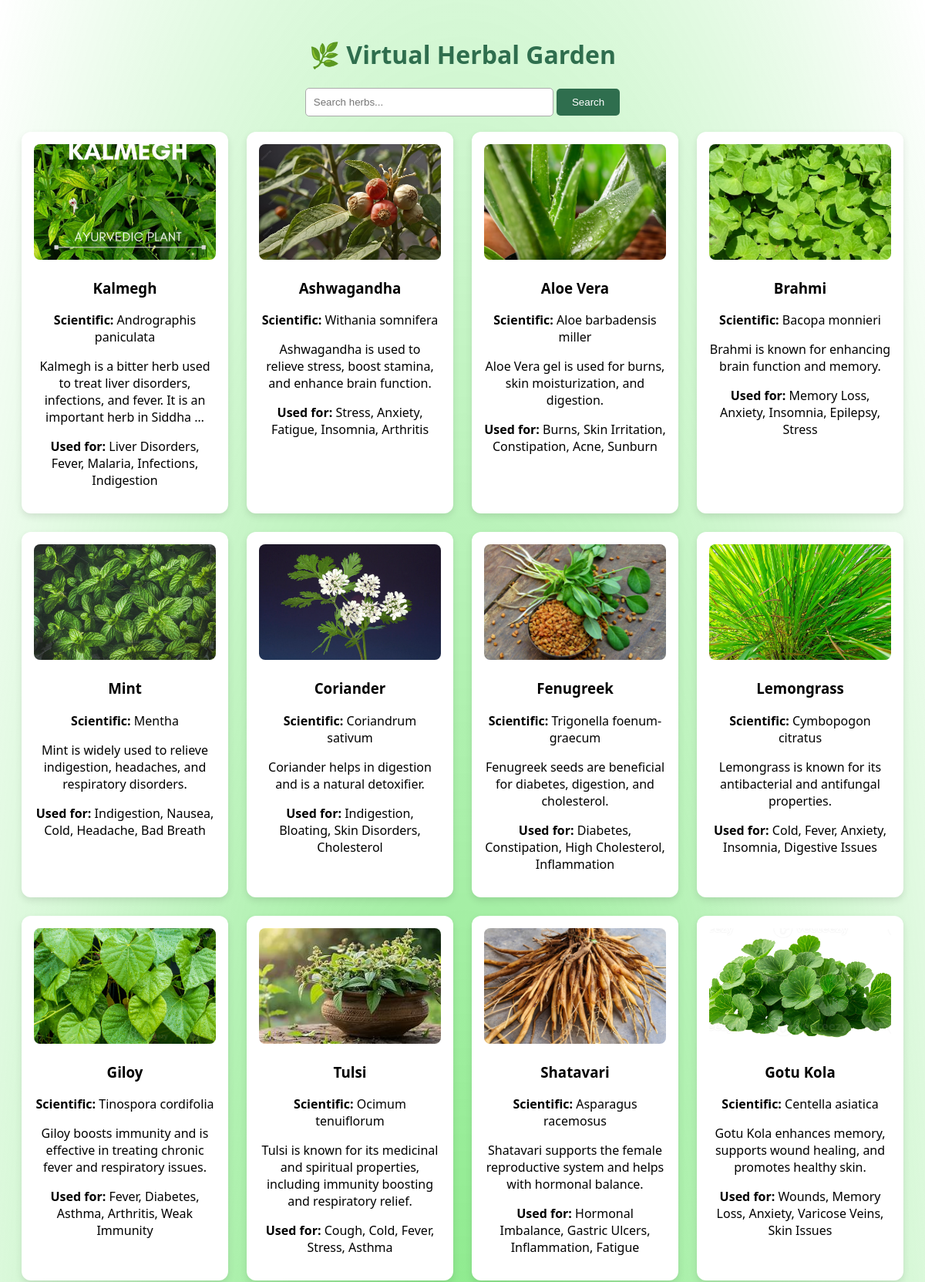
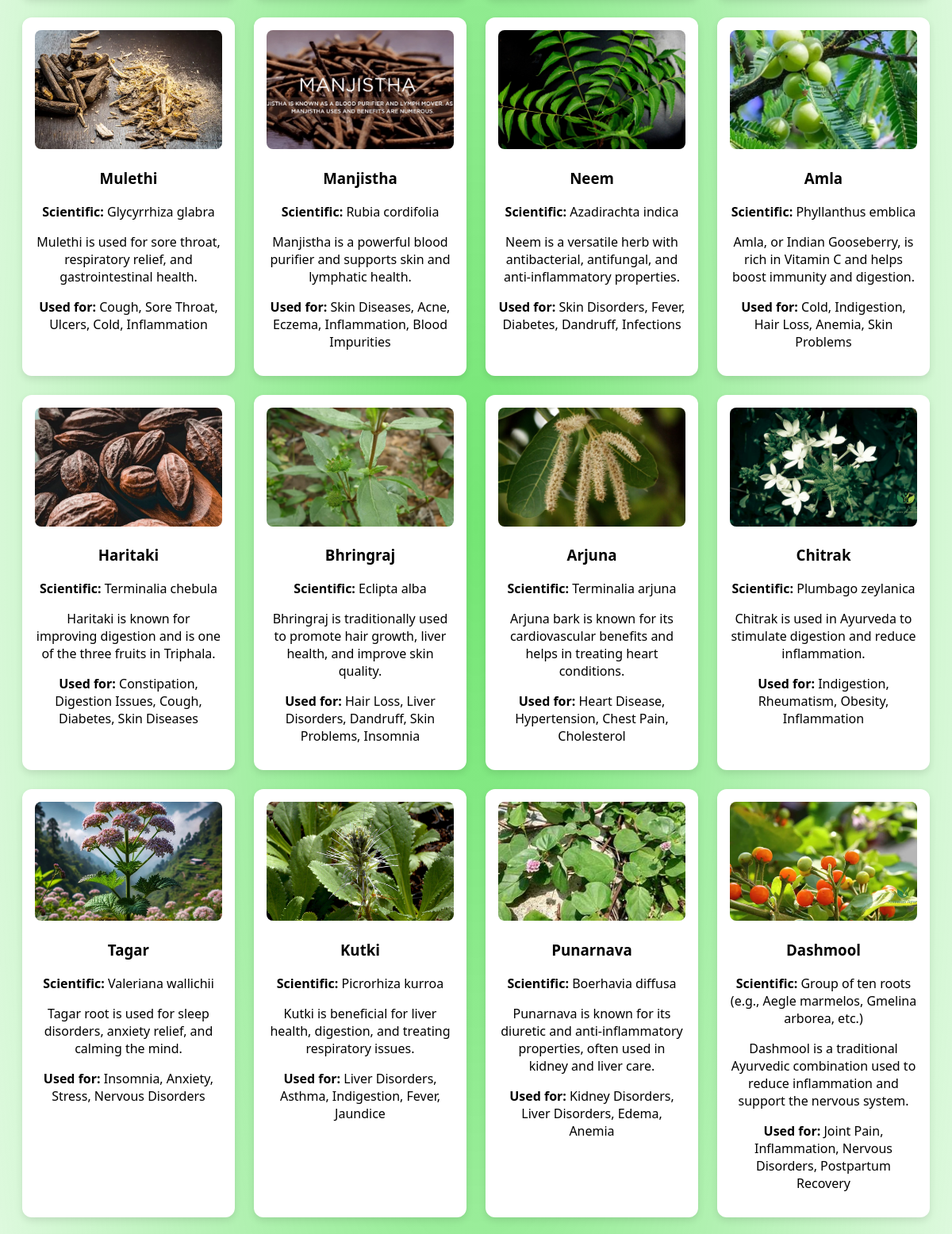
The page / (upper part) on the database its author committed (2 pictures, top to bottom).
### herbal_app/models.py (models this page shows, shortened)
class Herb(models.Model):
    name = models.CharField(max_length=100)
    scientific_name = models.CharField(max_length=150)
    description = models.TextField()
    ailments = models.TextField(help_text="Comma-separated ailments")
    growth_conditions = models.TextField()
    image = models.ImageField(upload_to='herbs/')

### herbal_app/views.py (the view)
# urls.py: path('', views.home, name='home'),
def home(request):
    query = request.GET.get('search')
    if query:
        herbs = Herb.objects.filter(name__icontains=query)
    else:
        herbs = Herb.objects.all()
    return render(request, 'herbal_app/home.html', {'herbs': herbs})

### herbal_app/templates/herbal_app/home.html (shortened to what this page needs)
{% load static %}
<!DOCTYPE html>
<html>
<head>
    <link rel="stylesheet" href="{% static 'herbal_app/css/style.css' %}">
      <link rel="stylesheet" href="https://unpkg.com/aos@next/dist/aos.css" />
      <link rel="stylesheet" href="https://cdnjs.cloudflare.com/ajax/libs/font-awesome/6.4.0/css/all.min.css">
</head>
<body>
    <h1>🌿 Virtual Herbal Garden</h1>
    <form method="get">
        <input type="text" name="search" placeholder="Search herbs...">
        <button type="submit">Search</button>
    </form>
    <div class="herb-grid" style="--quantity: 37">
        {% for herb in herbs %}
        <div  data-aos="zoom-in-up" data-aos-duration="2000" class="herb-card" style="--position: herb">
            <img src="{{ herb.image.url }}" alt="{{ herb.name }}">
            <h3>{{ herb.name }}</h3>
            <p><strong>Scientific:</strong> {{ herb.scientific_name }}</p>
            <p>{{ herb.description|truncatewords:20 }}</p>
            <p><strong>Used for:</strong> {{ herb.ailments }}</p>
        </div>
        {% endfor %}
    </div>
</body>
</html>

### herbal_app/static/herbal_app/css/style.css (style rules this page uses)
body { font-family: 'Segoe UI', sans-serif; background: radial-gradient(#10d41094, transparent); padding: 20px; }
h1 { text-align: center; color: #2f6e4e; }
form { text-align: center; margin-bottom: 20px; }
input[type="text"] { padding: 10px; width: 300px; border-radius: 5px; border: 1px solid #aaa; }
button { padding: 10px 20px; background-color: #2f6e4e; color: white; border: none; border-radius: 5px; }
.herb-grid { display: grid; grid-template-columns: repeat(auto-fill, minmax(250px, 1fr)); gap: 1.5rem; transform-style: preserve-3d; transform: perspective(1000px); }
.herb-card { background: #fff; border-radius: 12px; padding: 1rem; box-shadow: 0 4px 10px rgba(0, 0, 0, 0.1); text-align: center; inset: 0 0 0 0; transform: rotateY(calc( (var(--position) - 1) * (360 / var(--quantity)) * 1deg)) translate(550px); }
.herb-card img { width: 100%; height: 150px; object-fit: cover; border-radius: 8px; }

### rows shown on the page
Herb: image (picture), name "Kalmegh", scientific_name "Andrographis paniculata", description "Kalmegh is a bitter herb used to treat liver disorders, infections, and fever. It is an important herb in Siddha …", ailments "Liver Disorders, Fever, Malaria, Infections, Indigestion"
Herb: image (picture), name "Ashwagandha", scientific_name "Withania somnifera", description "Ashwagandha is used to relieve stress, boost stamina, and enhance brain function.", ailments "Stress, Anxiety, Fatigue, Insomnia, Arthritis"
Herb: image (picture), name "Aloe Vera", scientific_name "Aloe barbadensis miller", description "Aloe Vera gel is used for burns, skin moisturization, and digestion.", ailments "Burns, Skin Irritation, Constipation, Acne, Sunburn"
Herb: image (picture), name "Brahmi", scientific_name "Bacopa monnieri", description "Brahmi is known for enhancing brain function and memory.", ailments "Memory Loss, Anxiety, Insomnia, Epilepsy, Stress"
Herb: image (picture), name "Mint", scientific_name "Mentha", description "Mint is widely used to relieve indigestion, headaches, and respiratory disorders.", ailments "Indigestion, Nausea, Cold, Headache, Bad Breath"
Herb: image (picture), name "Coriander", scientific_name "Coriandrum sativum", description "Coriander helps in digestion and is a natural detoxifier.", ailments "Indigestion, Bloating, Skin Disorders, Cholesterol"
Herb: image (picture), name "Fenugreek", scientific_name "Trigonella foenum-graecum", description "Fenugreek seeds are beneficial for diabetes, digestion, and cholesterol.", ailments "Diabetes, Constipation, High Cholesterol, Inflammation"
Herb: image (picture), name "Lemongrass", scientific_name "Cymbopogon citratus", description "Lemongrass is known for its antibacterial and antifungal properties.", ailments "Cold, Fever, Anxiety, Insomnia, Digestive Issues"
Herb: image (picture), name "Giloy", scientific_name "Tinospora cordifolia", description "Giloy boosts immunity and is effective in treating chronic fever and respiratory issues.", ailments "Fever, Diabetes, Asthma, Arthritis, Weak Immunity"
Herb: image (picture), name "Tulsi", scientific_name "Ocimum tenuiflorum", description "Tulsi is known for its medicinal and spiritual properties, including immunity boosting and respiratory relief.", ailments "Cough, Cold, Fever, Stress, Asthma"
Herb: image (picture), name "Shatavari", scientific_name "Asparagus racemosus", description "Shatavari supports the female reproductive system and helps with hormonal balance.", ailments "Hormonal Imbalance, Gastric Ulcers, Inflammation, Fatigue"
Herb: image (picture), name "Gotu Kola", scientific_name "Centella asiatica", description "Gotu Kola enhances memory, supports wound healing, and promotes healthy skin.", ailments "Wounds, Memory Loss, Anxiety, Varicose Veins, Skin Issues"
Herb: image (picture), name "Mulethi", scientific_name "Glycyrrhiza glabra", description "Mulethi is used for sore throat, respiratory relief, and gastrointestinal health.", ailments "Cough, Sore Throat, Ulcers, Cold, Inflammation"
Herb: image (picture), name "Manjistha", scientific_name "Rubia cordifolia", description "Manjistha is a powerful blood purifier and supports skin and lymphatic health.", ailments "Skin Diseases, Acne, Eczema, Inflammation, Blood Impurities"
Herb: image (picture), name "Neem", scientific_name "Azadirachta indica", description "Neem is a versatile herb with antibacterial, antifungal, and anti-inflammatory properties.", ailments "Skin Disorders, Fever, Diabetes, Dandruff, Infections"
Herb: image (picture), name "Amla", scientific_name "Phyllanthus emblica", description "Amla, or Indian Gooseberry, is rich in Vitamin C and helps boost immunity and digestion.", ailments "Cold, Indigestion, Hair Loss, Anemia, Skin Problems"
Herb: image (picture), name "Haritaki", scientific_name "Terminalia chebula", description "Haritaki is known for improving digestion and is one of the three fruits in Triphala.", ailments "Constipation, Digestion Issues, Cough, Diabetes, Skin Diseases"
Herb: image (picture), name "Bhringraj", scientific_name "Eclipta alba", description "Bhringraj is traditionally used to promote hair growth, liver health, and improve skin quality.", ailments "Hair Loss, Liver Disorders, Dandruff, Skin Problems, Insomnia"
Herb: image (picture), name "Arjuna", scientific_name "Terminalia arjuna", description "Arjuna bark is known for its cardiovascular benefits and helps in treating heart conditions.", ailments "Heart Disease, Hypertension, Chest Pain, Cholesterol"
Herb: image (picture), name "Chitrak", scientific_name "Plumbago zeylanica", description "Chitrak is used in Ayurveda to stimulate digestion and reduce inflammation.", ailments "Indigestion, Rheumatism, Obesity, Inflammation"
Herb: image (picture), name "Tagar", scientific_name "Valeriana wallichii", description "Tagar root is used for sleep disorders, anxiety relief, and calming the mind.", ailments "Insomnia, Anxiety, Stress, Nervous Disorders"
Herb: image (picture), name "Kutki", scientific_name "Picrorhiza kurroa", description "Kutki is beneficial for liver health, digestion, and treating respiratory issues.", ailments "Liver Disorders, Asthma, Indigestion, Fever, Jaundice"
Herb: image (picture), name "Punarnava", scientific_name "Boerhavia diffusa", description "Punarnava is known for its diuretic and anti-inflammatory properties, often used in kidney and liver care.", ailments "Kidney Disorders, Liver Disorders, Edema, Anemia"
Herb: image (picture), name "Dashmool", scientific_name "Group of ten roots (e.g., Aegle marmelos, Gmelina arborea, etc.)", description "Dashmool is a traditional Ayurvedic combination used to reduce inflammation and support the nervous system.", ailments "Joint Pain, Inflammation, Nervous Disorders, Postpartum Recovery"
